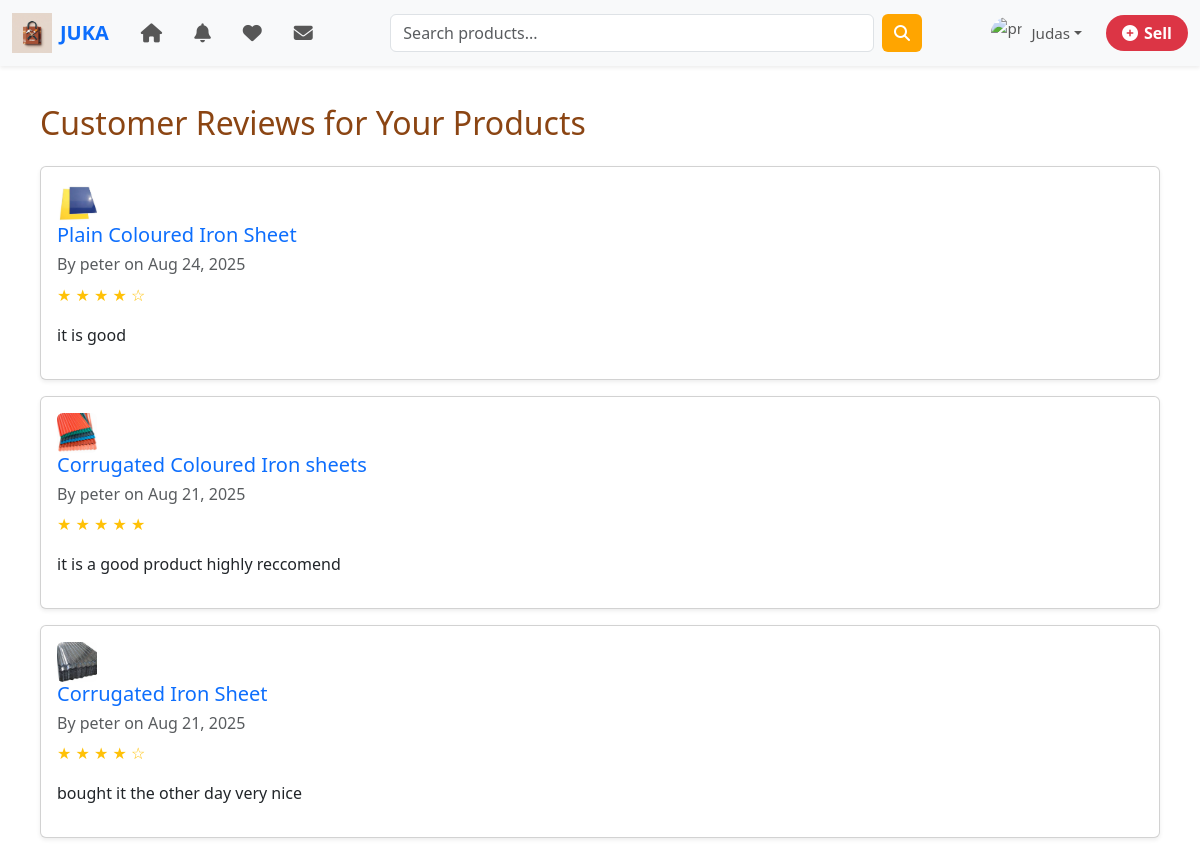
Screenshot of /seller/feedback/ (signed in) with the database file from the repository.
### accounts/models.py (models this page shows, shortened)
class CustomUser(AbstractUser):
    ROLE_CHOICES = (
        ('buyer', 'Buyer'),
        ('seller', 'Seller'),
    )
    role = models.CharField(max_length=10, choices=ROLE_CHOICES, default='buyer')
    phone_number = models.CharField(max_length=15, blank=True, null=True)
    @property
    def is_seller(self):
        return self.role == 'seller'

### customers/models.py (models this page shows, shortened)
class Review(models.Model):
    advert = models.ForeignKey(Advert, on_delete=models.CASCADE, related_name="reviews")
    user = models.ForeignKey(settings.AUTH_USER_MODEL, on_delete=models.CASCADE)
    rating = models.PositiveSmallIntegerField(
        default=5,
        validators=[MinValueValidator(1), MaxValueValidator(5)]
    )
    comment = models.TextField(blank=True)
    image = models.ImageField(upload_to="review_images/", blank=True, null=True)
    created_at = models.DateTimeField(auto_now_add=True)
    class Meta:
        ordering = ['-created_at']

### sellers/models.py (models this page shows)
class Advert(models.Model):
    shop = models.ForeignKey(
        Shop,
        related_name='adverts',
        on_delete=models.CASCADE
    )
    seller = models.ForeignKey(settings.AUTH_USER_MODEL, on_delete=models.CASCADE)
    title = models.CharField(max_length=255)
    description = models.TextField(blank=True)
    category = models.ForeignKey("categories.Category", related_name="adverts", on_delete=models.CASCADE)
    price = models.DecimalField(max_digits=10, decimal_places=2)
    type = models.CharField(max_length=50, blank=True, null=True)
    size = models.CharField(max_length=50, blank=True, null=True)
    thickness = models.CharField(max_length=20, blank=True, null=True)
    color = models.CharField(max_length=50, blank=True, null=True)
    weight = models.CharField(max_length=50, blank=True, null=True)  # <-- new
    shape = models.CharField(max_length=50, blank=True, null=True)
    image = models.ImageField(upload_to="adverts/")
    created_at = models.DateTimeField(auto_now_add=True)
    attributes = models.TextField(blank=True, null=True)  # freeform attributes
    active = models.BooleanField(default=True)  # Active or Draft

### sellers/views.py (the view)
# urls.py: path("feedback/", views.feedback, name="feedback"),
@login_required
def feedback(request):
    adverts = Advert.objects.filter(seller=request.user)  # adjust if your relation is different
    reviews = Review.objects.filter(advert__in=adverts).select_related("user", "advert")
    return render(request, "feedback.html", {"reviews": reviews})

### JUKA/context_processors.py (called while the page is built)
def categories_processor(request):
    return {
        "categories": Category.objects.all()
    }

def saved_items(request):
    saved_ids = set()
    if request.user.is_authenticated:
        saved_ids = set(SavedItem.objects.filter(user=request.user).values_list("advert_id", flat=True))
    return {'user_saved_ids': saved_ids}

def unread_counts(request):
    if request.user.is_authenticated:
        unread_messages = Message.objects.filter(
            receiver=request.user,
            is_read=False
        ).count()
        unread_notifications = Notification.objects.filter(
            user=request.user,
            is_read=False
        ).count()
    else:
        unread_messages = 0
        unread_notifications = 0
    return {
        'unread_messages': unread_messages,
        'unread_notifications': unread_notifications,
    }

### sellers/templates/feedback.html (shortened to what this page needs)
{% extends "base.html" %}
{% block content %}
<div class="container my-4">
    <h2 class="mb-4">Customer Reviews for Your Products</h2>
    {% if reviews %}
    {% for review in reviews %}
    <div class="card mb-3 shadow-sm">
        <div class="card-body">
            {% if review.advert.image %}
            <img src="{{ review.advert.image.url }}" alt="{{ review.advert.title }}"
                 class="me-2 rounded" style="width:40px; height:40px; object-fit:cover;">
            {% endif %}
            <h5 class="card-title">
                <a href="{% url 'product_detail' review.advert.id %}" class="text-decoration-none">
                    {{ review.advert.title }}
                </a>
            </h5>
            <h6 class="text-muted">
                By {{ review.user.username }} on {{ review.created_at|date:"M d, Y" }}
            </h6>
            <p class="text-warning">
                {% for i in "12345"|make_list %}
                {% if forloop.counter <= review.rating %}★{% else %}☆{% endif %}
                {% endfor %}
            </p>
            <p>{{ review.comment }}</p>
        </div>
    </div>
    {% endfor %}
    {% else %}
    <p>No reviews yet for your products.</p>
    {% endif %}
</div>
{% endblock %}

### templates/base.html (shortened to what this page needs)
{% load static %}
{% load socialaccount %}
<!doctype html>
<html lang="en">
<head>
    <link href="https://cdn.jsdelivr.net/npm/bootstrap@5.3.2/dist/css/bootstrap.min.css" rel="stylesheet">
    <link rel="stylesheet" href="{% static 'main.css' %}">
    <link href="https://cdnjs.cloudflare.com/ajax/libs/font-awesome/6.4.0/css/all.min.css" rel="stylesheet">
</head>
<body>
<nav class="navbar navbar-expand-lg navbar-light bg-light shadow-sm">
    <div class="container-fluid">
        <a class="navbar-brand fw-bold text-primary d-flex align-items-center" href="{% url 'home' %}">
            <img src="{% static 'logo.png' %}" alt="Logo" width="40" class="me-2"> JUKA
        </a>
        <div class="collapse navbar-collapse" id="navbarSupportedContent">
            <ul class="navbar-nav me-auto mb-2 mb-lg-0 d-flex align-items-center">
                <li class="nav-item mx-2">
                    <a class="nav-link" href="{% url 'home' %}" title="Home">
                    </a>
                </li>
                <li class="nav-item mx-2">
                    {% if user.is_authenticated %}
                    <a class="nav-link" href="{% url 'notifications' %}" title="Notifications">
                    </a>
                    {% endif %}
                </li>
                <li class="nav-item mx-2">
                    {% if user.is_authenticated %}
                    <a class="nav-link" href="{% url 'saved_items' %}" title="Saved Items">
                    </a>
                    {% endif %}
                </li>
                <li class="nav-item mx-2">
                    {% if user.is_authenticated %}
                    <a class="nav-link" href="{% url 'inbox' %}" title="Messages">
                    </a>
                    {% endif %}
                </li>
            </ul>
            <form class="d-flex mx-auto w-50" method="get" action="{% url 'search' %}">
                <input class="form-control me-2" type="search" placeholder="Search products..." aria-label="Search">
                <button class="btn btn-primary" type="submit">
                    <i class="fas fa-search"></i>
                </button>
            </form>
            <ul class="navbar-nav ms-auto d-flex align-items-center">
                <li class="nav-item dropdown d-flex align-items-center">
                    {% if user.is_authenticated %}
                    <a class="nav-link dropdown-toggle d-flex align-items-center" href="#" role="button"
                       data-bs-toggle="dropdown" aria-expanded="false">
                        <img src="https://cdn-icons-png.flaticon.com/512/149/149071.png"
                             class="rounded-circle me-2" width="32" height="32" alt="profile">
                        <span>{{ user.first_name }}</span>
                    </a>
                    {% else %}
                    <button class="btn btn-outline-primary" data-bs-toggle="modal" data-bs-target="#loginModal">
                        Login
                    </button>
                    {% endif %}
                </li>
                <li class="nav-item ms-3">
                    {% if user.is_authenticated %}
                    {% if user.sellerprofile %}
                    <a href="{% url 'create_advert' %}" class="btn btn-danger">
                        <i class="fas fa-plus-circle"></i> Sell
                    </a>
                    {% else %}
                    <a href="{% url 'setup_seller_profile' %}" class="btn btn-danger">
                        <i class="fas fa-plus-circle"></i> Sell
                    </a>
                    {% endif %}
                    {% else %}
                    <button class="btn btn-danger" data-bs-toggle="modal" data-bs-target="#loginModal">
                        <i class="fas fa-plus-circle"></i> Sell
                    </button>
                    {% endif %}
                </li>
            </ul>
        </div>
    </div>
</nav>
<div class="{% if show_sidebar %}layout-with-sidebar{% else %}layout-fullwidth{% endif %}">
    <div class="main-content container">
        <div class="row">
            {% block content %}{% endblock %}
        </div>
    </div>
</div>
</body>
</html>

### static/main.css (style rules this page uses)
body { padding-top: 70px; width: 100%; max-width: 100%; font-family: 'Segoe UI', Arial, sans-serif; overflow-x: hidden; }
:root { --orange: #FFA500; --yellow: #FFD700; --brown: #8B4513; --white: #ffffff; }
body { background-color: var(--white); color: var(--brown); }
.btn-primary { background-color: var(--orange); border: none; }
.navbar { position: fixed; top: 0; left: 0; width: 100%; z-index: 1050; }
.navbar { font-size: 0.95rem; }
.navbar .nav-link { display: flex; align-items: center; gap: 0; }
form input { border-radius: 50px; }
form button { border-radius: 50px; }
.navbar .btn-danger { background-color: #dc3545; border: none; font-weight: bold; border-radius: 30px; padding: 6px 16px; display: flex; align-items: center; gap: 6px; transition: background-color 0.3s ease; }
.layout-fullwidth .main-content { width: 100%; padding: 10px; }

### rows the page displays
CustomUser: first_name "Judas"
Review: advert.image (picture), advert "Plain Coloured Iron Sheet", user.username "peter", created_at "Aug 24, 2025", rating 4 (drawn), comment "it is good"
Review: advert.image (picture), advert "Corrugated Coloured Iron sheets", user.username "peter", created_at "Aug 21, 2025", rating 5 (drawn), comment "it is a good product highly reccomend"
Review: advert.image (picture), advert "Corrugated Iron Sheet", user.username "peter", created_at "Aug 21, 2025", rating 4 (drawn), comment "bought it the other day very nice"
